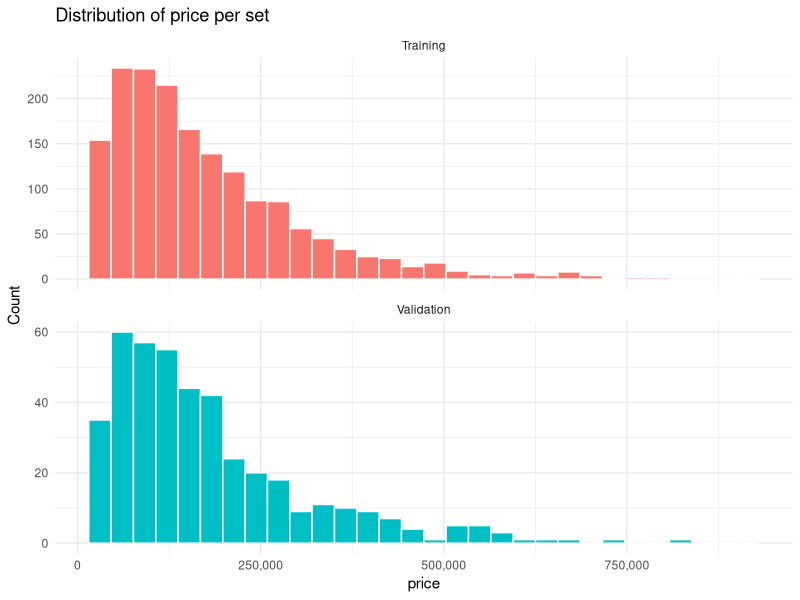
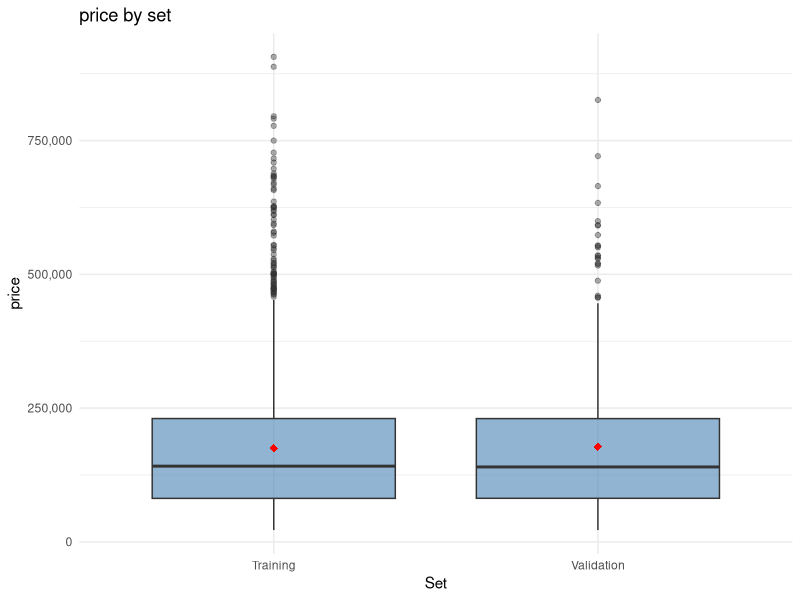

Reproduce these figures in R, in order.
## ---- chunk 1
knitr::opts_chunk$set(echo = TRUE)

library(tidyverse)
library(knitr)
library(scales)

Data     <- read_csv("project_traindata.csv", show_col_types = FALSE)
TestData <- read_csv("project_testdata.csv", show_col_types = FALSE)

CategoricalVars <- c("make", "segment", "transmission", "fuel_type", "province",
                     "service_history", "accident_history", "seller_type", "colour")

DropVars <- c("model_year")

CompareVars <- c("segment", "make", "transmission", "fuel_type", "service_history")

TrainShare <- 0.80

ShowChecks <- TRUE   # FALSE for the final report: hides the working checks
## ---- chunk 2
Data <- Data %>%
  mutate(across(all_of(CategoricalVars), ~ fct_infreq(factor(.x))))
## ---- chunk 3
tibble(
  Variable = CategoricalVars,
  Levels   = sapply(Data[CategoricalVars], nlevels),
  Baseline = sapply(Data[CategoricalVars], function(x) levels(x)[1])
) %>%
  kable(caption = "Levels and baseline (most common) category per variable")
## ---- chunk 4
ModelData <- Data %>%
  select(-all_of(DropVars))
## ---- chunk 5
set.seed(244)

n <- nrow(ModelData)
TrainRows <- sample(1:n, size = floor(TrainShare * n), replace = FALSE)

TrainingData   <- ModelData[TrainRows, ]
ValidationData <- ModelData[-TrainRows, ]
## ---- chunk 6
unseen_levels <- function(NewData) {
  sum(sapply(CategoricalVars, function(v)
    length(setdiff(unique(as.character(NewData[[v]])),
                   unique(as.character(TrainingData[[v]]))))))
}

stopifnot(
  nrow(TrainingData) + nrow(ValidationData) == n,
  length(intersect(TrainingData$listing_id, ValidationData$listing_id)) == 0,
  unseen_levels(ValidationData) == 0,
  unseen_levels(TestData) == 0
)

TrainingData   <- TrainingData %>% select(-listing_id)
ValidationData <- ValidationData %>% select(-listing_id)
## ---- chunk 7
SplitData <- bind_rows(Training = TrainingData,
                       Validation = ValidationData, .id = "Set")

SegmentShare <- SplitData %>%
  count(Set, segment) %>%
  group_by(Set) %>%
  mutate(Percent = round(n / sum(n) * 100, 1)) %>%
  select(-n) %>%
  pivot_wider(names_from = segment, values_from = Percent)

SplitData %>%
  group_by(Set) %>%
  summarise(
    Rows = n(),
    Columns = ncol(TrainingData),
    Median_price = median(price),
    Mean_price = round(mean(price), 0),
    SD_price = round(sd(price), 0),
    Median_age = median(vehicle_age),
    Median_km = median(mileage)
  ) %>%
  left_join(SegmentShare, by = "Set") %>%
  kable(format.args = list(big.mark = ","),
        caption = "Training and validation sets (segment columns in %)")
## ---- chunk 8
split_prop_table <- function(var) {
  SplitData %>%
    count(Set, .data[[var]]) %>%
    group_by(Set) %>%
    mutate(Percent = round(n / sum(n) * 100, 1)) %>%
    ungroup() %>%
    select(-n) %>%
    pivot_wider(names_from = Set, values_from = Percent, values_fill = 0) %>%
    mutate(Difference = Training - Validation) %>%
    rename(Category = 1) %>%
    kable(caption = paste("Percentage of each set by", var))
}
## ---- chunk 9
for (v in CompareVars) {
  print(split_prop_table(v))
  cat("\n\n")
}
## ---- chunk 10
ggplot(SplitData, aes(x = price, fill = Set)) +
  geom_histogram(bins = 30, colour = "white") +
  facet_wrap(~ Set, ncol = 1, scales = "free_y") +
  scale_x_continuous(labels = comma) +
  labs(title = "Distribution of price per set", x = "price", y = "Count") +
  theme_minimal() +
  theme(legend.position = "none")

ggplot(SplitData, aes(x = Set, y = price)) +
  geom_boxplot(fill = "steelblue", alpha = 0.6, outlier.alpha = 0.4) +
  stat_summary(fun = mean, geom = "point", shape = 18, size = 2.5, colour = "red") +
  scale_y_continuous(labels = comma) +
  labs(title = "price by set", x = "Set", y = "price") +
  theme_minimal()
